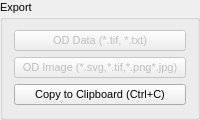
        <widget class="QGroupBox" name="Export">
         <property name="sizePolicy">
          <sizepolicy hsizetype="MinimumExpanding" vsizetype="Fixed">
           <horstretch>0</horstretch>
           <verstretch>0</verstretch>
          </sizepolicy>
         </property>
         <property name="minimumSize">
          <size>
           <width>0</width>
           <height>120</height>
          </size>
         </property>
         <property name="font">
          <font>
           <family>Ubuntu</family>
           <pointsize>8</pointsize>
          </font>
         </property>
         <property name="title">
          <string>Export</string>
         </property>
         <layout class="QGridLayout" name="gridLayout_5">
          <item row="0" column="0">
           <widget class="QPushButton" name="pbExpData">
            <property name="enabled">
             <bool>false</bool>
            </property>
            <property name="font">
             <font>
              <family>Ubuntu</family>
              <pointsize>8</pointsize>
             </font>
            </property>
            <property name="text">
             <string>OD Data (*.tif, *.txt)</string>
            </property>
           </widget>
          </item>
          <item row="1" column="0">
           <widget class="QPushButton" name="pbExpImg">
            <property name="enabled">
             <bool>false</bool>
            </property>
            <property name="font">
             <font>
              <family>Ubuntu</family>
              <pointsize>8</pointsize>
             </font>
            </property>
            <property name="text">
             <string>OD Image (*.svg,*.tif,*.png*.jpg)</string>
            </property>
           </widget>
          </item>
          <item row="2" column="0">
           <widget class="QPushButton" name="pbCopy">
            <property name="text">
             <string>Copy to Clipboard (Ctrl+C)</string>
            </property>
           </widget>
          </item>
         </layout>
        </widget>
